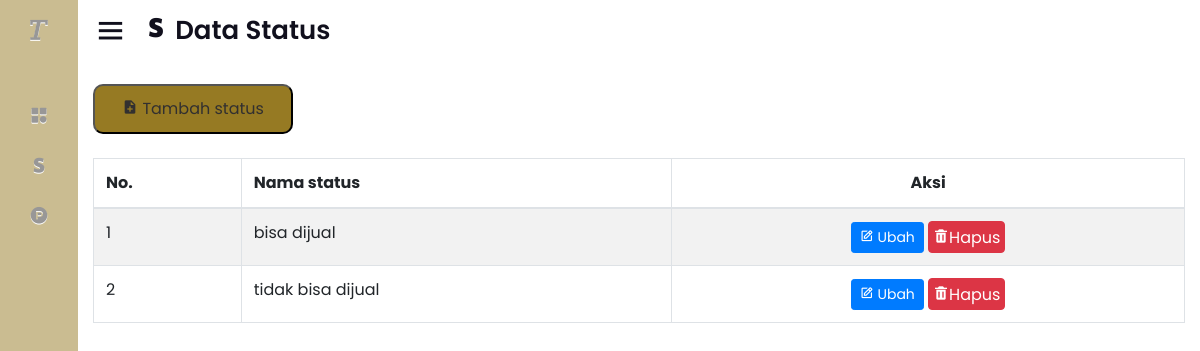
/index.php/status, run on the app's committed database.
### tables this page shows
CREATE TABLE `status` (
  `id_status` bigint(20) NOT NULL,
  `nama_status` varchar(200) NOT NULL
);

### application/controllers/Status.php (called while the page is built, shortened)
<?php
class Status extends CI_Controller {
    public function __construct() {
        $this->load->model('Status_model');
    }
	public function index()
	{
        $data['title'] = "Status";
        $status_db['status'] = $this->Status_model->get_data();
		$this->load->view('layout/header', $data);
		$this->load->view('status/v_status', $status_db);
		$this->load->view('layout/footer');
	}
}

### index.php (called while the page is built, shortened)
<?php
require_once BASEPATH.'core/CodeIgniter.php';

### application/models/Status_model.php (called while the page is built)
<?php
class Status_model extends CI_Model {
    public function get_data() {
        $query = $this->db->get('status');
        return $query->result();
    }
}
?>

### application/views/status/v_status.php (the view, shortened to what this page needs)
<section class="home-section">
    <div class="home-content">
        <i class='bx bx-menu'></i>
        <span class="text"><i class='bx bxl-stripe' ></i> Data Status</span>
    </div>
    <main>
        <div class="container-fluid"><br>
            <a href="<?= base_url('status/tambah_status'); ?>"><button class="button_add" type="button"><i class='bx bxs-file-plus' ></i> Tambah status</button></a><br><br>
            <table class="table table-bordered table_hover table-striped">
                <thead>
                    <tr>
                        <th>No. </th>
                        <th>Nama status</th>
                        <th><center>Aksi</center></th>
                    </tr>
                </thead>
                <tbody>
                    <?php
                    $no = 1;
                    foreach($status as $v_status){ ?>
                    <tr>
                        <td><?= $no++; ?></td>
                        <td><?= $v_status->nama_status; ?></td>
                        <td align="center">
                            <?= anchor('status/edit_status/' . $v_status->id_status, '<div class="btn btn-primary btn-sm"><i class="bx bx-edit" ></i> Ubah</div>') ?>
                            <a href="#modalDelete" data-toggle="modal" onclick="$('#modalDelete #formDelete').attr('action', '<?= base_url('status/delete_status/'. $v_status->id_status); ?>')" class="btn btn-danger btn-xs"> <i class='bx bxs-trash'></i>Hapus</a>
                        </td>
                    </tr>
                    <?php } ?>
                </tbody>
            </table>
        </div>
    </main>
</section>

### assets/css/style.css (style rules this page uses)
* { margin: 0; padding: 0; box-sizing: border-box; font-family: 'Poppins', sans-serif; }
.home-section { position: relative; background: #ffffff; height: 100vh; left: 260px; width: calc(100% - 260px); transition: all 0.5s ease; }
.sidebar.close~.home-section { left: 78px; width: calc(100% - 78px); }
.home-section .home-content { height: 60px; display: flex; align-items: center; }
.home-section .home-content .bx-menu, .home-section .home-content .text { color: #11101d; font-size: 35px; }
.home-section .home-content .bx-menu { margin: 0 15px; cursor: pointer; }
.home-section .home-content .text { font-size: 26px; font-weight: 600; }

### application/views/layout/header.php (style rules this page uses)
.btn-xs { height: 32px; padding: 4px; }
.button_add { background: #967A23; color: #323030; width: 200px; height: 50px; border-radius: 10px; }

### data on the page
status: nama_status "bisa dijual", id_status "Ubah"
status: nama_status "tidak bisa dijual", id_status "Ubah"
